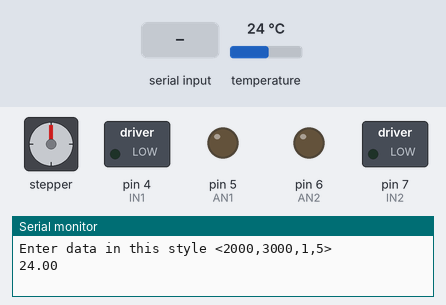
Simulated run of this sketch. Board: Arduino Mega 2560, built with avr-gcc and run on an emulated ATmega2560. On the bench: stepper motor, switched loads named in the sketch (green lamp = pin HIGH), output pins drawn as LEDs (lit = HIGH), the last lines printed to the serial monitor. Wiring (inferred from the names in the program): stepper motor driver (200 steps per turn assumed): step pin 39; direction pin 38. Inputs (shaded band) come from the test bench; at power-on: temperature 24 °C. Pins used as bus, display or sensor lines are not drawn.

Above: at 1.2 s.
1.3 s: "<90,45,200>" received over Serial
At 3.0 s:
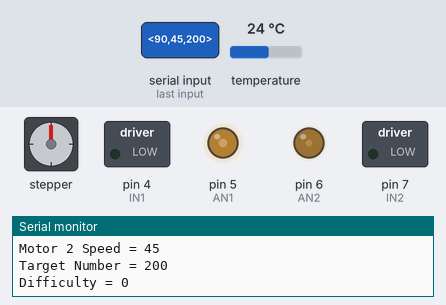
3.3 s: "<30,150,10>" received over Serial
4.8 s: "<90,45>" received over Serial
At 15.4 s:
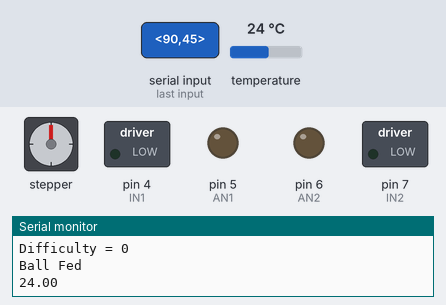
Timing chart, 0 to 15.9 s (numbered marks = the images above; inputs shaded):
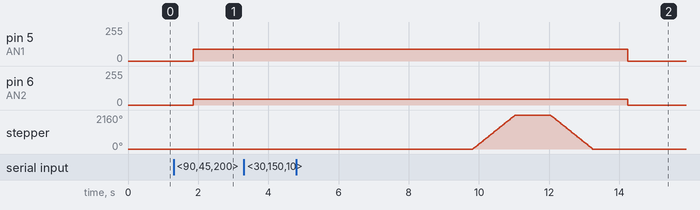

The sketch:

Launcher_Master_Program.ino
```cpp
/********************************************************************/
// ---------------------------- LIDAR ----------------------------- //

unsigned long pulseWidth;

#define TRIGGER 22 //GREEN
#define MONITOR 23 //BLUE


/********************************************************************/
// -------------------------- TEMPERATURE ------------------------- //

#include <OneWire.h>
#include <DallasTemperature.h>

#define ONE_WIRE_BUS 29

OneWire oneWire(ONE_WIRE_BUS);

DallasTemperature sensors(&oneWire);

 float Celcius = 0;
// float Fahrenheit=0;


/********************************************************************/
// -------------------------- BALL FEEDER ------------------------- //

#include <AccelStepper.h>

// Define a stepper and the pins it will use

#define STEP 24
#define DIR 25

AccelStepper stepper(AccelStepper::DRIVER, STEP, DIR);

int Signal = 0;
int interval = 3600;
int pos;
int initial = 0;


/********************************************************************/
// --------------------- SIMPLE BALL FEEDER ----------------------- //

/*     Simple Stepper Motor Control Exaple Code
 *
 *  by Dejan Nedelkovski, www.HowToMechatronics.com
 *
 */
// defines pins numbers
const int stepPin = 39;
const int dirPin = 38;


/********************************************************************/
// ------------------------- SERIAL INPUT ------------------------- //

// Example 5 - Receive with start- and end-markers combined with parsing

const byte numChars = 32;
char receivedChars[numChars];
char tempChars[numChars];        // temporary array for use when parsing

boolean newData = false;

int data_receive = 0;


/********************************************************************/
// ------------------------ MOTOR CONTROL ------------------------- //

#define IN1 4 // Arduino pin 4 is connected to MDDS30 pin IN1.
#define AN1 5 // Arduino pin 5 is connected to MDDS30 pin AN1.
#define AN2 6 // Arduino pin 6 is connected to MDDS30 pin AN2.
#define IN2 7 // Arduino pin 7 is connected to MDDS30 pin IN2.


int Motor1_Speed = 0;
int Motor2_Speed = 0;
int Target_Number = 0;
int Difficulty = 0;

int Controlled = 0;

//==================================================================//

int Initialize = 0;

unsigned long start_time;


void setup() {

/********************************************************************/
// ---------------------------- LIDAR ----------------------------- //

  pinMode(TRIGGER, OUTPUT); // Set pin 2 as trigger pin
  digitalWrite(TRIGGER, LOW); // Set trigger LOW for continuous read

  pinMode(MONITOR, INPUT); // Set pin 3 as monitor pin


/********************************************************************/
// -------------------------- TEMPERATURE ------------------------- //

  sensors.begin();


/********************************************************************/
// -------------------------- BALL FEEDER ------------------------- //

  stepper.setMaxSpeed(3000);
  stepper.setAcceleration(1000);


/********************************************************************/
// --------------------- SIMPLE BALL FEEDER ----------------------- //

  // Sets the two pins as Outputs
  pinMode(stepPin,OUTPUT);
  pinMode(dirPin,OUTPUT);


/********************************************************************/
// ------------------------- SERIAL INPUT ------------------------- //

    Serial.begin(9600);
    Serial.println("This demo expects 2 pieces of data - Motor 1 Speed, Motor 2 Speed");
    Serial.println("Enter data in this style <2000,3000,1,5>  ");
    Serial.println();


/********************************************************************/
// ------------------------ MOTOR CONTROL ------------------------- //

  pinMode(AN1, OUTPUT);
  pinMode(AN2, OUTPUT);

  pinMode(IN1, OUTPUT);
  pinMode(IN2, OUTPUT);

  digitalWrite(AN1, LOW);
  digitalWrite(AN2, LOW);

  digitalWrite(IN1, LOW);
  digitalWrite(IN2, LOW);


}


//==================================================================//


void loop() {
  // put your main code here, to run repeatedly:

if (Initialize == 0)
{
 getTemp();
 Initialize = 1;
}

else
{
//LIDAR();
Serial_Input();

if (data_receive == 1)
{
  if (Controlled == 0)
 {
  Motor_Control();
 }
 else if ((millis() - start_time) > 5000)
 {

  simple_FeedBall();
  Serial.print("Ball Fed\n");
  Motor1_Speed = 0;
  Motor2_Speed = 0;
  Motor_Control();

  Initialize = 0;
  data_receive = 0;
  Controlled = 0;
 }
 else
 {}

}
}
}


//==================================================================//

unsigned long LIDAR()
{
  pulseWidth = pulseIn(MONITOR, HIGH); // Count how long the pulse is high in microseconds

  // If we get a reading that isn't zero, let's print it
  if(pulseWidth != 0)
  {
    pulseWidth = pulseWidth / 10; // 10usec = 1 cm of distance
    Serial.println(pulseWidth); // Print the distance
//    delay(500);
  }
}


//==================================================================//

float getTemp()
{
  sensors.requestTemperatures();
  Celcius = sensors.getTempCByIndex(0);
//  Fahrenheit = sensors.toFahrenheit(Celcius);
  Serial.print(Celcius);
//  Serial.write(Celcius);
//  Serial.println(" C");

//  Serial.print(" F  ");
//  Serial.println(Fahrenheit);
  delay(1000);
}


//==================================================================//

void FeedBall()
{

if (Signal = 1)
{

 if (stepper.distanceToGo() == 0)
  {
    if (initial == 0)
    {
      pos = interval;
      stepper.moveTo(pos);
      initial = 1;
    }

    else if (initial == 1)
    {
      pos = 0;
      stepper.moveTo(pos);
      initial = 2;
    }

    else
    {
      initial = 0;
      Signal = 0;
      return;
    }

  }

  stepper.run();
}

}


//==================================================================//

void simple_FeedBall(){

     digitalWrite(dirPin,HIGH); // Enables the motor to move in a particular direction
  // Makes 200 pulses for making one full cycle rotation
  for(int x = 0; x < 1200; x++) {
    digitalWrite(stepPin,HIGH);
    delayMicroseconds(500);
    digitalWrite(stepPin,LOW);
    delayMicroseconds(500);
  }
  delay(1000); // One second delay

  digitalWrite(dirPin,LOW); //Changes the rotations direction
  // Makes 400 pulses for making two full cycle rotation
  for(int x = 0; x < 1200; x++) {
    digitalWrite(stepPin,HIGH);
    delayMicroseconds(500);
    digitalWrite(stepPin,LOW);
    delayMicroseconds(500);
  }
  delay(1000);
}


//==================================================================//

void Serial_Input() {
    recvWithStartEndMarkers();
    if (newData == true) {
        strcpy(tempChars, receivedChars);
            // this temporary copy is necessary to protect the original data
            //   because strtok() used in parseData() replaces the commas with \0
        parseData();
        showParsedData();
        newData = false;
        data_receive = 1;
        start_time = millis();
    }
}

//============

void recvWithStartEndMarkers() {
    static boolean recvInProgress = false;
    static byte ndx = 0;
    char startMarker = '<';
    char endMarker = '>';
    char rc;

    while (Serial.available() > 0 && newData == false) {
        rc = Serial.read();

        if (recvInProgress == true) {
            if (rc != endMarker) {
                receivedChars[ndx] = rc;
                ndx++;
                if (ndx >= numChars) {
                    ndx = numChars - 1;
                }
            }
            else {
                receivedChars[ndx] = '\0'; // terminate the string
                recvInProgress = false;
                ndx = 0;
                newData = true;
            }
        }

        else if (rc == startMarker) {
            recvInProgress = true;
        }
    }
}

//============

void parseData() {      // split the data into its parts

    char * strtokIndx; // this is used by strtok() as an index

    strtokIndx = strtok(tempChars,",");      // get the first part - the string
    Motor1_Speed = atoi(strtokIndx);     // convert this part to an integer

    strtokIndx = strtok(NULL, ","); // this continues where the previous call left off
    Motor2_Speed = atoi(strtokIndx);     // convert this part to an integer

    strtokIndx = strtok(NULL, ","); // this continues where the previous call left off
    Target_Number = atoi(strtokIndx);     // convert this part to an integer

    strtokIndx = strtok(NULL, ","); // this continues where the previous call left off
    Difficulty = atoi(strtokIndx);     // convert this part to an integer
}

//============

void showParsedData() {
    Serial.print("Motor 1 Speed = ");
    Serial.println(Motor1_Speed);
    Serial.print("Motor 2 Speed = ");
    Serial.println(Motor2_Speed);
    Serial.print("Target Number = ");
    Serial.println(Target_Number);
    Serial.print("Difficulty = ");
    Serial.println(Difficulty);
}


//==================================================================//

void Motor_Control()
{
      analogWrite(AN1, Motor1_Speed);
      analogWrite(AN2, Motor2_Speed);
      Controlled = 1;
}


//=============================== END ==============================//
```

Measured:
- after the input at 1.3 s, pin 5 (AN1): 0/255 → 90/255 after 0.55 s; pin 6 (AN2): 0/255 → 45/255 after 0.55 s
- after the input at 4.8 s, pin 5 (AN1): 90/255 → 0/255 after 9.4 s instead of 7.9 s; pin 6 (AN2): 45/255 → 0/255 after 9.4 s instead of 7.9 s
